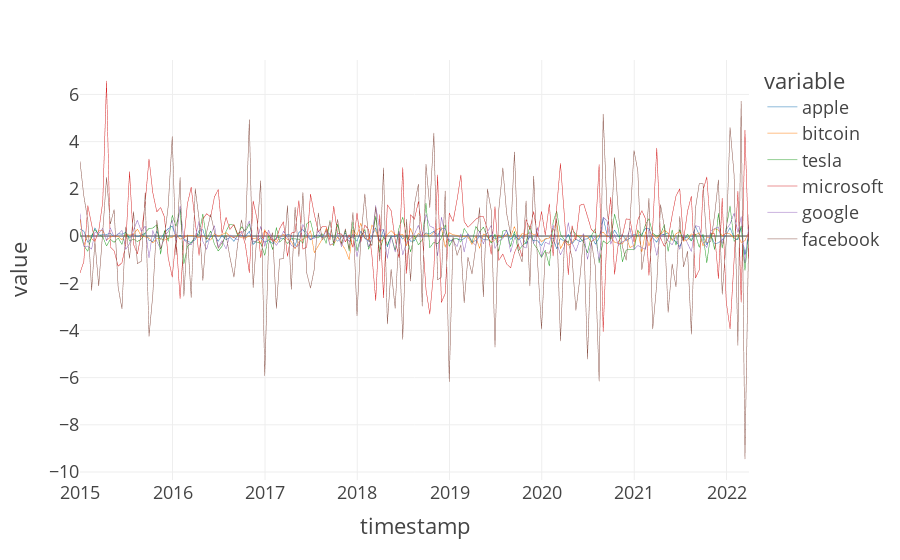

Write notebook code for a chart like this one.
### Code cell
fig = px.line(df_ratio_semimonth, x='timestamp', y=['apple', 'bitcoin', 'tesla', 'microsoft', 'google', 'facebook'])
fig.update_traces(line=dict(width=0.5))
fig.show()

### Figure 1 — Plotly figure (JSON) as saved in the notebook; plotly's stock layout.template omitted (floating-point values rounded to 4 significant figures; data arrays with more than 128 entries replaced by an {"elided": "..."} marker saying what was removed)
{"data": [{"hovertemplate": "variable=apple<br>timestamp=%{x}<br>value=%{y}<extra></extra>", "legendgroup": "apple", "line": {"color": "#1F77B4", "dash": "solid", "width": 0.5}, "marker": {"symbol": "circle"}, "mode": "lines", "name": "apple", "showlegend": true, "type": "scattergl", "x": {"elided": "175 str values"}, "xaxis": "x", "y": {"elided": "175 float values"}, "yaxis": "y"}, {"hovertemplate": "variable=bitcoin<br>timestamp=%{x}<br>value=%{y}<extra></extra>", "legendgroup": "bitcoin", "line": {"color": "#FF7F0E", "dash": "solid", "width": 0.5}, "marker": {"symbol": "circle"}, "mode": "lines", "name": "bitcoin", "showlegend": true, "type": "scattergl", "x": {"elided": "175 str values"}, "xaxis": "x", "y": {"elided": "175 float values"}, "yaxis": "y"}, {"hovertemplate": "variable=tesla<br>timestamp=%{x}<br>value=%{y}<extra></extra>", "legendgroup": "tesla", "line": {"color": "#2CA02C", "dash": "solid", "width": 0.5}, "marker": {"symbol": "circle"}, "mode": "lines", "name": "tesla", "showlegend": true, "type": "scattergl", "x": {"elided": "175 str values"}, "xaxis": "x", "y": {"elided": "175 float values"}, "yaxis": "y"}, {"hovertemplate": "variable=microsoft<br>timestamp=%{x}<br>value=%{y}<extra></extra>", "legendgroup": "microsoft", "line": {"color": "#D62728", "dash": "solid", "width": 0.5}, "marker": {"symbol": "circle"}, "mode": "lines", "name": "microsoft", "showlegend": true, "type": "scattergl", "x": {"elided": "175 str values"}, "xaxis": "x", "y": {"elided": "175 float values"}, "yaxis": "y"}, {"hovertemplate": "variable=google<br>timestamp=%{x}<br>value=%{y}<extra></extra>", "legendgroup": "google", "line": {"color": "#9467BD", "dash": "solid", "width": 0.5}, "marker": {"symbol": "circle"}, "mode": "lines", "name": "google", "showlegend": true, "type": "scattergl", "x": {"elided": "175 str values"}, "xaxis": "x", "y": {"elided": "175 float values"}, "yaxis": "y"}, {"hovertemplate": "variable=facebook<br>timestamp=%{x}<br>value=%{y}<extra></extra>", "legendgroup": "facebook", "line": {"color": "#8C564B", "dash": "solid", "width": 0.5}, "marker": {"symbol": "circle"}, "mode": "lines", "name": "facebook", "showlegend": true, "type": "scattergl", "x": {"elided": "175 str values"}, "xaxis": "x", "y": {"elided": "175 float values"}, "yaxis": "y"}], "layout": {"legend": {"title": {"text": "variable"}, "tracegroupgap": 0}, "margin": {"t": 60}, "xaxis": {"anchor": "y", "domain": [0, 1], "title": {"text": "timestamp"}}, "yaxis": {"anchor": "x", "domain": [0, 1], "title": {"text": "value"}}}}
